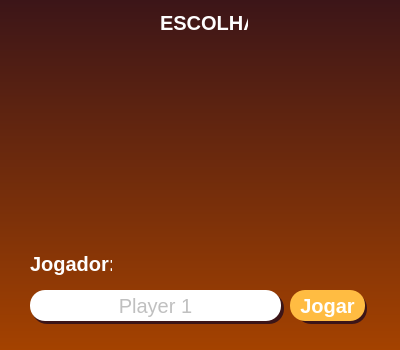
<?xml version="1.0" encoding="UTF-8"?>
<ui version="4.0">
 <class>MainWindow</class>
 <widget class="QMainWindow" name="MainWindow">
  <property name="geometry">
   <rect>
    <x>0</x>
    <y>0</y>
    <width>400</width>
    <height>350</height>
   </rect>
  </property>
  <property name="windowTitle">
   <string>Escolha</string>
  </property>
  <property name="styleSheet">
   <string notr="true">background-color: qlineargradient(spread:pad, x1:1, y1:1, x2:1, y2:0, stop:0 rgba(164, 66, 0, 255), stop:1 rgba(60, 21, 24, 255));
border-radius:20px;</string>
  </property>
  <widget class="QWidget" name="centralwidget">
   <widget class="QLabel" name="caixaX">
    <property name="geometry">
     <rect>
      <x>50</x>
      <y>60</y>
      <width>131</width>
      <height>141</height>
     </rect>
    </property>
    <property name="styleSheet">
     <string notr="true">background-color: rgba(255, 255, 255, 0);
border: 0px solid rgba(255, 255, 255, 0)</string>
    </property>
    <property name="text">
     <string/>
    </property>
   </widget>
   <widget class="QLabel" name="caixaO">
    <property name="geometry">
     <rect>
      <x>220</x>
      <y>60</y>
      <width>131</width>
      <height>141</height>
     </rect>
    </property>
    <property name="styleSheet">
     <string notr="true">background-color: rgba(255, 255, 255, 0);
</string>
    </property>
    <property name="text">
     <string/>
    </property>
   </widget>
   <widget class="QLabel" name="label_3">
    <property name="geometry">
     <rect>
      <x>160</x>
      <y>10</y>
      <width>88</width>
      <height>27</height>
     </rect>
    </property>
    <property name="font">
     <font>
      <pointsize>-1</pointsize>
      <bold>true</bold>
     </font>
    </property>
    <property name="focusPolicy">
     <enum>Qt::StrongFocus</enum>
    </property>
    <property name="styleSheet">
     <string notr="true">background-color: rgba(255, 255, 255, 0);
color: rgba(255, 255, 255, 254);
font-size: 20px;</string>
    </property>
    <property name="text">
     <string>ESCOLHA</string>
    </property>
    <property name="alignment">
     <set>Qt::AlignCenter</set>
    </property>
   </widget>
   <widget class="QPushButton" name="btn_caixax">
    <property name="geometry">
     <rect>
      <x>50</x>
      <y>60</y>
      <width>131</width>
      <height>141</height>
     </rect>
    </property>
    <property name="styleSheet">
     <string notr="true">background-color: rgba(255, 255, 255, 0);</string>
    </property>
    <property name="text">
     <string/>
    </property>
   </widget>
   <widget class="QPushButton" name="btn_caixao">
    <property name="geometry">
     <rect>
      <x>220</x>
      <y>60</y>
      <width>131</width>
      <height>141</height>
     </rect>
    </property>
    <property name="styleSheet">
     <string notr="true">background-color: rgba(255, 255, 255, 0);</string>
    </property>
    <property name="text">
     <string/>
    </property>
   </widget>
   <widget class="QPushButton" name="play_robo">
    <property name="geometry">
     <rect>
      <x>290</x>
      <y>290</y>
      <width>75</width>
      <height>31</height>
     </rect>
    </property>
    <property name="font">
     <font>
      <pointsize>-1</pointsize>
      <bold>true</bold>
     </font>
    </property>
    <property name="cursor">
     <cursorShape>PointingHandCursor</cursorShape>
    </property>
    <property name="layoutDirection">
     <enum>Qt::LeftToRight</enum>
    </property>
    <property name="styleSheet">
     <string notr="true">background-color: rgb(255, 188, 66);
color: rgba(255, 255, 255, 254);
border-radius: 15px;
font-size:20px</string>
    </property>
    <property name="text">
     <string>Jogar</string>
    </property>
   </widget>
   <widget class="QLabel" name="label">
    <property name="geometry">
     <rect>
      <x>30</x>
      <y>250</y>
      <width>82</width>
      <height>27</height>
     </rect>
    </property>
    <property name="font">
     <font>
      <pointsize>-1</pointsize>
      <bold>true</bold>
     </font>
    </property>
    <property name="styleSheet">
     <string notr="true">background-color: rgba(255, 255, 255, 0);
color: rgba(255, 255, 255, 254);
font-size:20px</string>
    </property>
    <property name="text">
     <string>Jogador:</string>
    </property>
   </widget>
   <widget class="QLabel" name="label_2">
    <property name="geometry">
     <rect>
      <x>32</x>
      <y>293</y>
      <width>252</width>
      <height>31</height>
     </rect>
    </property>
    <property name="styleSheet">
     <string notr="true">background-color: rgb(60, 21, 24);
color: rgb(40, 38, 44);
border-radius:15px</string>
    </property>
    <property name="text">
     <string/>
    </property>
   </widget>
   <widget class="QLabel" name="label_4">
    <property name="geometry">
     <rect>
      <x>296</x>
      <y>293</y>
      <width>71</width>
      <height>31</height>
     </rect>
    </property>
    <property name="styleSheet">
     <string notr="true">background-color: rgb(60, 21, 24);
color: rgb(40, 38, 44);
border-radius:15px</string>
    </property>
    <property name="text">
     <string/>
    </property>
   </widget>
   <widget class="QLineEdit" name="player_robo">
    <property name="geometry">
     <rect>
      <x>30</x>
      <y>290</y>
      <width>251</width>
      <height>31</height>
     </rect>
    </property>
    <property name="styleSheet">
     <string notr="true">background-color: rgb(255, 255, 255);
color: rgba(129, 129, 129, 254);
font-size: 20px;
border-radius: 15px</string>
    </property>
    <property name="alignment">
     <set>Qt::AlignCenter</set>
    </property>
    <property name="placeholderText">
     <string>Player 1</string>
    </property>
   </widget>
   <widget class="QLabel" name="erro_escolha">
    <property name="geometry">
     <rect>
      <x>80</x>
      <y>220</y>
      <width>231</width>
      <height>21</height>
     </rect>
    </property>
    <property name="styleSheet">
     <string notr="true">background-color: rgba(255, 255, 255, 0);
color: rgb(249, 29, 40);
font-size:20px</string>
    </property>
    <property name="text">
     <string/>
    </property>
    <property name="alignment">
     <set>Qt::AlignCenter</set>
    </property>
   </widget>
   <zorder>label_4</zorder>
   <zorder>label_2</zorder>
   <zorder>caixaX</zorder>
   <zorder>caixaO</zorder>
   <zorder>label_3</zorder>
   <zorder>btn_caixax</zorder>
   <zorder>btn_caixao</zorder>
   <zorder>play_robo</zorder>
   <zorder>label</zorder>
   <zorder>player_robo</zorder>
   <zorder>erro_escolha</zorder>
  </widget>
 </widget>
 <resources/>
 <connections/>
</ui>
